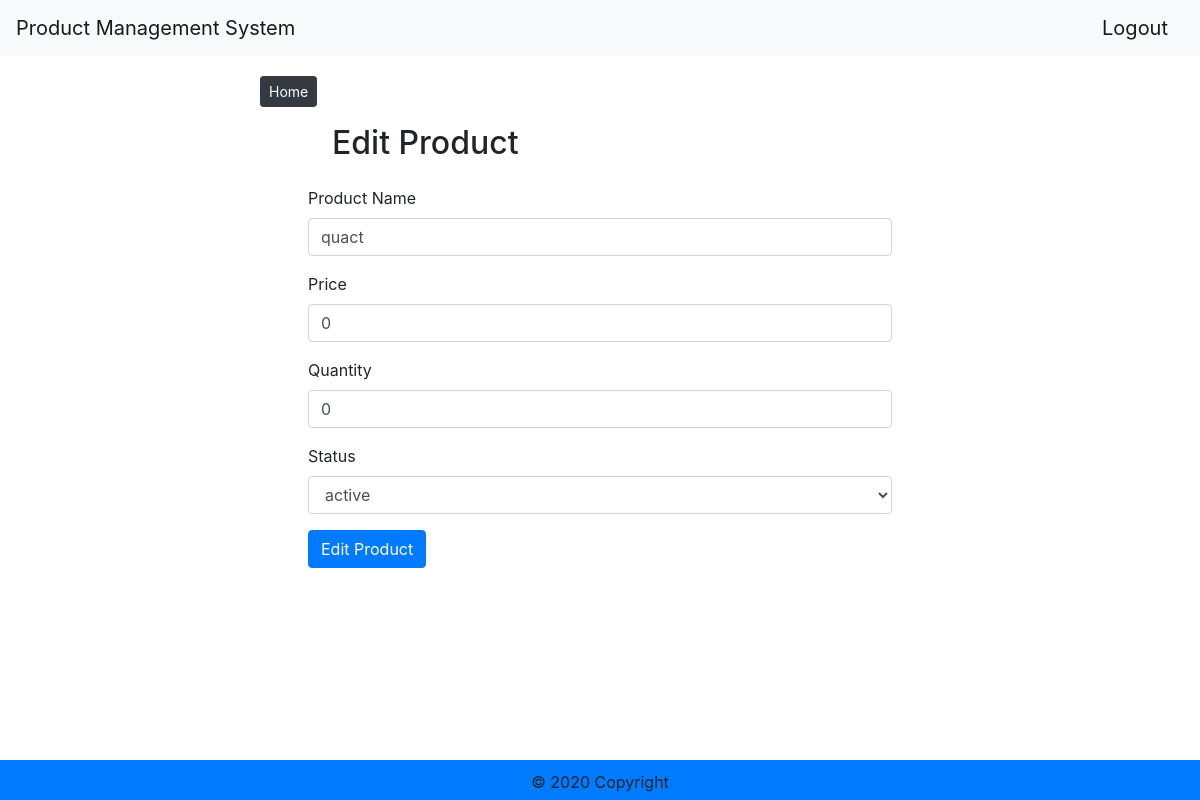
Screenshot of /pages/products/edit.php?id=7 (signed in) with the database file from the repository.
### tables this page shows
CREATE TABLE IF NOT EXISTS `products` (
  `id` int(11) NOT NULL AUTO_INCREMENT,
  `name` varchar(255) NOT NULL,
  `price` int(11) NOT NULL,
  `quantity` int(11) NOT NULL,
  `status_id` int(11) NOT NULL,
  `created_by` int(11) NOT NULL,
  `modified_by` int(11) DEFAULT NULL,
  `created_at` datetime DEFAULT NULL,
  `modified_at` datetime DEFAULT current_timestamp(),
  PRIMARY KEY (`id`),
  KEY `status_id` (`status_id`),
  KEY `created_by` (`created_by`),
  KEY `modified_by` (`modified_by`)
);

### Inc/Models/Products.php (called while the page is built, shortened)
<?php
    class Products
    {
        private $conn;
        function __construct($api = false)
        {
            $serverName = "localhost";
            $username = "root";
            $password = "";
            $db = "pms";
            $link = mysqli_connect($serverName, $username, $password,$db);
        if(mysqli_connect_errno()){
            die("ERROR: Could not connect. " . mysqli_connect_error());
            }
        else{
            $this->conn = $link;
            }
        }
        function viewRecord($id){
            $record = $this->getRecord($id);
            if(!$record || !is_array($record)){
                return "<p class=' text-danger'>Record does not exist</p>";
            }else{
                return $record;
            }
        }
        function getRecord($id){
            $link = $this->conn;
            $sql = "SELECT `pr`.`id` as id, `pr`.`name` as name, `pr`.`price` as price, `pr`.`created_at` as created, `pr`.`modified_at` as modified, `pr`.`quantity` as quantity, `st`.`id` as status_id, `st`.`name` as status_name, `us`.username as created_by, `mus`.username as modified_by from `products` `pr` INNER JOIN `statuses` `st` ON `pr`.`status_id` = `st`.`id` INNER JOIN `users` `us` ON `pr`.`created_by` = `us`.`id` LEFT JOIN `users` `mus` ON `pr`.`modified_by` = `mus`.`id`  WHERE `pr`.`id` = ?";
            if($stmt = mysqli_prepare($link, $sql)){
                mysqli_stmt_bind_param($stmt, "i", $id);
                if(mysqli_stmt_execute($stmt)){
                    $res = $stmt->get_result();
                    if($res->num_rows < 1){
                        return false;
                    }else{
                        return $res->fetch_assoc();
                    }
                } else{
                    echo "<p class='text-danger '>Oops! Something went wrong. Please try again later.</p>";
                }
            }
        }
        function fetchStatuses(){
            $link = $this->conn;
            $sql = "SELECT `id`, `name` from `statuses`";
            if($stmt = mysqli_prepare($link, $sql)){
                if(mysqli_stmt_execute($stmt)){
                    $res = $stmt->get_result();
                    if($res->num_rows < 1){
                        return [];
                    }else{
                        $fetchedData = [];
                        while($data = $res->fetch_assoc()){
                            $fetchedData[] = $data;
                        }
                        return $fetchedData;
                    }
                } else{
                    echo "<p class='text-danger'>Oops! Something went wrong. Please try again later.</p>";
                }
            }
        }
    }

### pages/products/edit.php (the view, shortened to what this page needs)
<?php
require_once '../../Inc/Models/Products.php';
$product = new \Inc\Models\Products;
if(isset($_GET['id']) && is_int(intval($_GET['id']))){
  $record = $product->viewRecord(intval($_GET['id']));
  $statuses = $product->fetchStatuses();
}else{
  header("location: /");
}
?>
<!DOCTYPE html>
<html lang="en">
<head>
    <?php require_once '../../assets/style_and_scripts.php'; ?>
    <link rel="stylesheet" href="/assets/css/add_product.css" type="text/css">
</head>
<body>
<?php include '../../templates/navbar.php'; ?>
<div class="wrapper">
<div class="float-left" style="margin-bottom: 3%;">
    <a class="btn btn-sm btn-dark" href="/">Home</a>
</div>
<div class="m-5">
<h2 class="h2 m-4">Edit Product</h2>
<form action="<?php echo htmlspecialchars($_SERVER["PHP_SELF"]); ?>" method="post">
  <div class="form-group">
    <label for="name">Product Name</label>
    <input type="text" class="form-control" required="required" name="name" id="name" value="<?php echo $record['name'] ?>" aria-describedby="nameHelp" placeholder="Enter Product Name">
  </div>
  <div class="form-group">
    <label for="price">Price</label>
    <input type="number" step="0.01" required="required" min="0" id="price" value="<?php echo $record['price'] ?>" name="price" class="form-control" aria-describedby="priceHelp">
  </div>
  <div class="form-group">
    <label for="quantity">Quantity</label>
    <input type="number" min="0" id="quantity" required="required" name="quantity" class="form-control" value="<?php echo $record['quantity'] ?>" aria-describedby="quantityHelp">
  </div>
  <div class="form-group">
    <label for="status">Status</label>
    <select id="status" required="required" name="status" class="form-control" value="<?php echo $record['status_id'] ?>" aria-describedby="selectHelp">
    <?php foreach($statuses as $status){ ?>
      <option value="<?php echo $status['id'] ?>"><?php echo $status['name'] ?></option>
    <?php } ?>
    </select>
  </div>
  <button type="submit" class="btn btn-primary" name="edit_product">Edit Product</button>
</form>
</div>
</div>
<?php include '../../templates/footer.php'; ?>
</body>
</html>

### assets/css/app.css (style rules this page uses)
body { font-size: 14px sans-serif; }

### assets/css/add_product.css (style rules this page uses)
.wrapper { width: 60%; padding: 20px; margin: auto; }

### rows the page displays
products: name "quact", price "0", quantity "0"

### other values shown
form field status "active"
